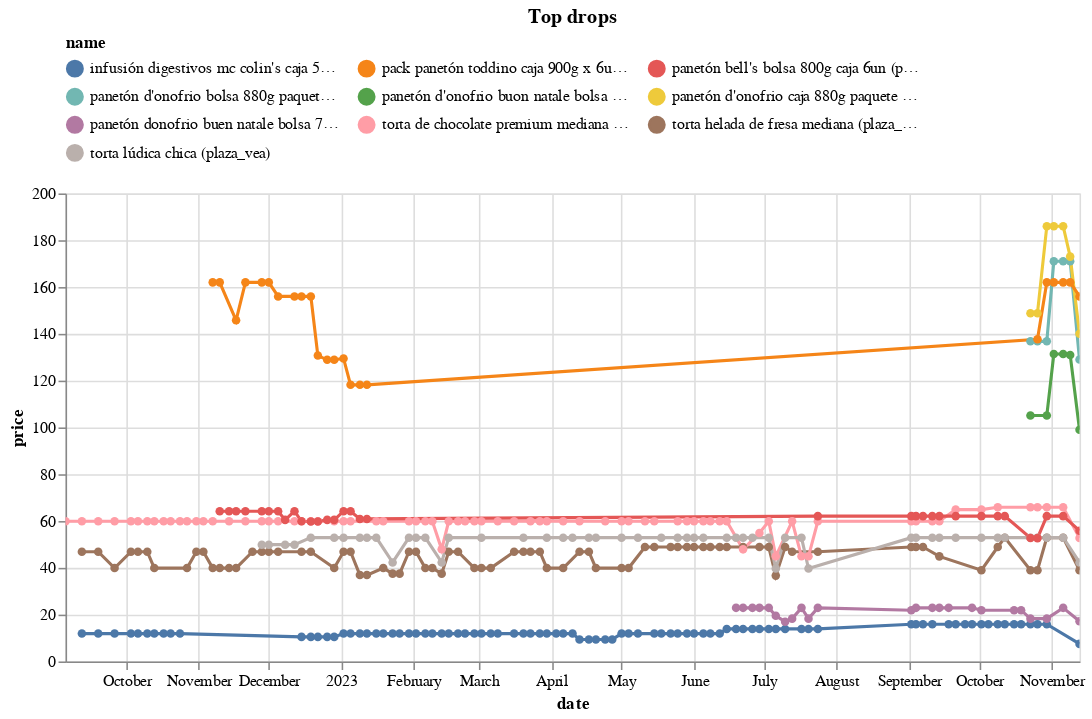

Notebook cell for this chart:
### Code cell
(top_changes_abs
 .sort_values('change')
 .head(10)
 .pipe(plot_changes, 'Top drops')
)

### Figure 1 — Vega-Lite specification as saved in the notebook (floating-point values rounded to 4 significant figures; data arrays with more than 128 entries replaced by an {"elided": "..."} marker saying what was removed)
{"config": {"view": {"continuousWidth": 300, "continuousHeight": 300}, "legend": {"columns": 3, "orient": "top"}}, "data": {"name": "data-7a8b1f27acdcb65dbf91c78d398fb26d"}, "mark": {"type": "line", "point": true}, "encoding": {"color": {"field": "name", "scale": {"domain": ["infusión digestivos mc colin's caja 50un (plaza_vea)", "pack panetón toddino caja 900g x 6un + panetón toddinito caja 85g x 6un (plaza_vea)", "panetón bell's bolsa 800g caja 6un (plaza_vea)", "panetón d'onofrio bolsa 880g paquete 6un (plaza_vea)", "panetón d'onofrio buon natale bolsa 750g paquete 6un (plaza_vea)", "panetón d'onofrio caja 880g paquete 6un (plaza_vea)", "panetón donofrio buen natale bolsa 750g (plaza_vea)", "torta de chocolate premium mediana (plaza_vea)", "torta helada de fresa mediana (plaza_vea)", "torta lúdica chica (plaza_vea)"]}, "type": "nominal"}, "tooltip": [{"field": "name", "type": "nominal"}, {"field": "price", "type": "quantitative"}, {"field": "last_price", "type": "quantitative"}], "x": {"field": "date", "type": "temporal"}, "y": {"field": "price", "type": "quantitative"}}, "params": [{"name": "param_9", "select": {"type": "point", "fields": ["name"]}, "bind": "legend"}, {"name": "param_10", "select": {"type": "interval", "encodings": ["x", "y"]}, "bind": "scales"}], "title": "Top drops", "transform": [{"filter": {"param": "param_9"}}], "width": 650, "$schema": "https://vega.github.io/schema/vega-lite/v5.15.1.json", "datasets": {"data-7a8b1f27acdcb65dbf91c78d398fb26d": {"elided": "397 records"}}}
